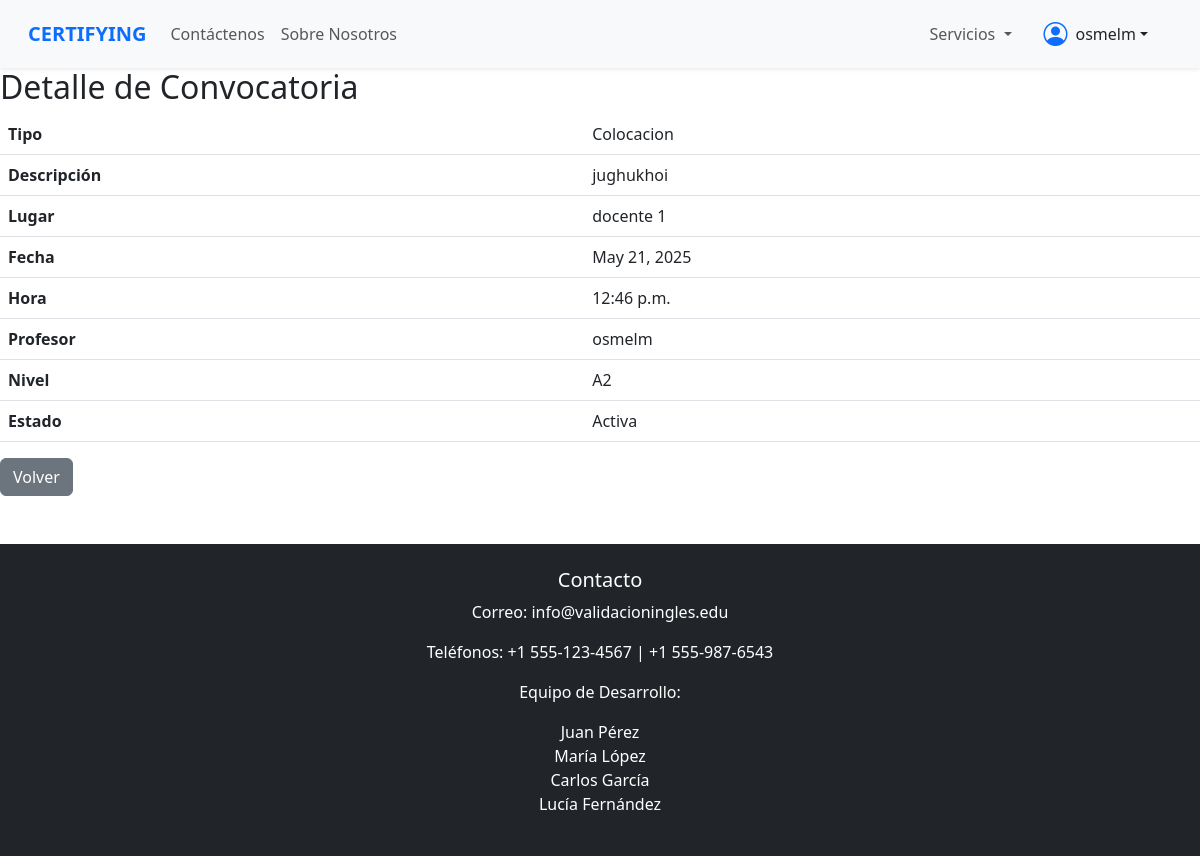
The page /convocatorias/detalle/7/ (signed in) on the database its author committed.
### gestion/models.py (models this page shows, shortened)
class Usuario(AbstractUser):
    TIPO_USUARIO = [
        ('estudiante', 'Estudiante'),
        ('profesor', 'Profesor del Centro')
    ]
    anios =[
        ('1', 'primero'),
        ('2', 'segundo'),
        ('3', 'tercero'),
        ('4', 'cuarto'),
    ]
    tipo_usuario = models.CharField(max_length=20, choices=TIPO_USUARIO)
    facultad = models.CharField(max_length=20)
    grupo = models.CharField(max_length=20,null=True, blank=True)
    anio_escolar = models.CharField(max_length=30, choices=anios, null=True, blank=True)
    carrera = models.CharField(max_length=100,null=True, blank=True)
    curso = models.CharField(max_length=30, blank=True, null=True)
    nivel = models.CharField(max_length=10,null=True, blank=True)
    foto_perfil = models.ImageField(upload_to=ruta_foto_perfil, null=True, blank=True)

class Convocatoria(models.Model):
    TIPO_CONVOCATORIA = [
        ('entrevista', 'Entrevista'),
        ('certificacion', 'Certificación'),
        ('curso', 'Curso'),
        ('colocacion', 'Colocacion'),
        ('revalorizacion', 'revalorizacion')
    ]
    niveles = [
        ('A1', 'A1'),
        ('A2', 'A2'),
        ('B1', 'B1'),
        ('B2', 'B2'),
        ('C1', 'C1'),
        ('C2', 'C2')
    ]
    nivel = models.CharField(max_length=2, choices=niveles, null=True, blank=True)
    tipo = models.CharField(max_length=20, choices=TIPO_CONVOCATORIA)
    descripcion = models.TextField()
    lugar = models.CharField(max_length=100)
    fecha = models.DateField()
    hora = models.TimeField()
    profesor = models.ForeignKey(
        Usuario,
        on_delete=models.CASCADE,
        limit_choices_to={'tipo_usuario': 'profesor'},
        null=True,  # <-- Permitir nulos temporalmente
        blank=True
    )  # Creador
    estado = models.BooleanField(default=True)

### gestion/vistas/vista_convocatoria.py (the view)
# urls.py: path('convocatorias/detalle/<int:convocatoria_id>/', vista_convocatoria.detalle_convocatoria, name='detalle_convocatoria'),
def detalle_convocatoria(request, convocatoria_id):
    if not request.user.is_authenticated:
        messages.warning(request, "Debes iniciar sesión para acceder a esta página.")
        return redirect('login')
    convocatoria = get_object_or_404(Convocatoria, id=convocatoria_id)
    return render(request, 'convocatorias/detalle_convocatoria.html', {'convocatoria': convocatoria})

### templates/convocatorias/detalle_convocatoria.html
{% extends 'base.html' %}
{% block content %}
<h2>Detalle de Convocatoria</h2>
<table class="table">
    <tr><th>Tipo</th><td>{{ convocatoria.get_tipo_display }}</td></tr>
    <tr><th>Descripción</th><td>{{ convocatoria.descripcion }}</td></tr>
    <tr><th>Lugar</th><td>{{ convocatoria.lugar }}</td></tr>
    <tr><th>Fecha</th><td>{{ convocatoria.fecha }}</td></tr>
    <tr><th>Hora</th><td>{{ convocatoria.hora }}</td></tr>
    <tr><th>Profesor</th><td>{{ convocatoria.profesor.username }}</td></tr>
    <tr><th>Nivel</th><td>{{ convocatoria.get_nivel_display }}</td></tr>
    <tr><th>Estado</th><td>{{ convocatoria.estado|yesno:"Activa,Inactiva" }}</td></tr>
</table>
<a href="{% url 'lista_convocatorias' %}" class="btn btn-secondary">Volver</a>
{% endblock %}

### templates/base.html (shortened to what this page needs)
{% load static %}
<!DOCTYPE html>
<html lang="es">
<head>
    <link rel="stylesheet" href="{% static 'css/bootstrap.min.css' %}">
    <link rel="stylesheet" href="{% static 'css/bootstrap-icons.css' %}">
    <link rel="stylesheet" href="{% static 'css/base.css' %}">
</head>
<body style="margin: 0; padding: 0;">
<nav class="navbar navbar-expand-lg navbar-light bg-light shadow-sm px-3">
  <div class="container-fluid">
    <a class="navbar-brand fw-bold text-primary" href="{% url 'pagina_principal' %}">CERTIFYING</a>
    <div class="collapse navbar-collapse" id="navbarMain">
      <ul class="navbar-nav me-auto mb-2 mb-lg-0">
        <li class="nav-item">
          <a class="nav-link" href="#">Contáctenos</a>
        </li>
        <li class="nav-item">
          <a class="nav-link" href="#">Sobre Nosotros</a>
        </li>
      </ul>
      <ul class="navbar-nav mb-2 mb-lg-0 d-flex align-items-lg-center">
        <li class="nav-item dropdown me-lg-3">
          <a class="nav-link dropdown-toggle" href="#" id="serviciosDropdown" role="button" data-bs-toggle="dropdown" aria-expanded="false">
            Servicios
          </a>
        </li>
        {% if request.user.is_authenticated %}
        <li class="nav-item dropdown d-flex align-items-center me-lg-3">
          <a class="nav-link dropdown-toggle d-flex align-items-center text-reset text-decoration-none"
             href="#" id="usuarioDropdown" role="button" data-bs-toggle="dropdown" aria-expanded="false">
            <i class="bi bi-person-circle fs-4 text-primary me-2"></i>
            <span class="text-nowrap">{{ request.user.username }}</span>
          </a>
            <a class="dropdown-item" href="{% url 'perfil' %}">Perfil</a></li>
          </ul>
        {% else %}
        <li class="nav-item">
            <a href="{% url 'login' %}" class="btn btn-outline-primary  btn-sm">Iniciar sesión</a>
        </li>
        {% endif %}
    </div>
  </div>
</nav>
    <main id="main" style="margin: 0; padding: 0; width: 100%">
        {% block content %}
        {% endblock %}
    </main>
    <footer class="text-center mt-5 bg-dark text-white py-4">
        <h5>Contacto</h5>
        <p>Correo: info@validacioningles.edu</p>
        <p>Teléfonos: +1 555-123-4567 | +1 555-987-6543</p>
        <p>Equipo de Desarrollo:</p>
        <ul class="list-unstyled">
            <li>Juan Pérez</li>
            <li>María López</li>
            <li>Carlos García</li>
            <li>Lucía Fernández</li>
        </ul>
    </footer>
</body>
</html>

### static/css/base.css (style rules this page uses)
* { margin: 0; padding: 0; box-sizing: border-box; }
#main { width:100%; }

### rows shown on the page
Usuario: user.username "osmelm"
Convocatoria: tipo "Colocacion", descripcion "jughukhoi", lugar "docente 1", fecha "May 21, 2025", hora "12:46 p.m.", profesor.username "osmelm", nivel "A2", estado "Activa"
